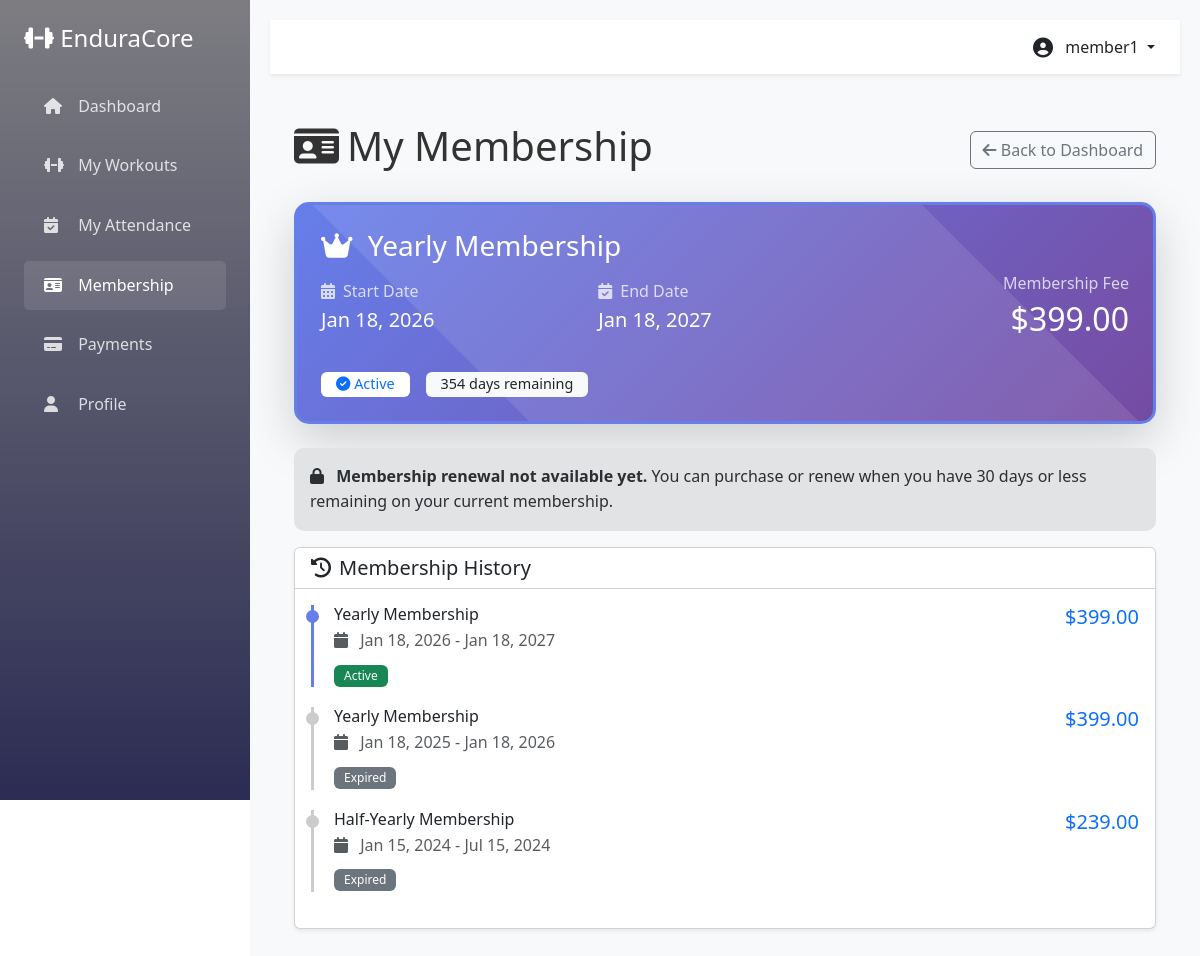
Screenshot of /member/membership.php (signed in) with the database file from the repository.
### tables this page shows
CREATE TABLE `membership` (
  `membership_id` int(11) NOT NULL,
  `member_id` int(11) DEFAULT NULL,
  `membership_type` enum('Monthly','Quarterly','Half-Yearly','Yearly') DEFAULT NULL,
  `start_date` date DEFAULT NULL,
  `end_date` date DEFAULT NULL,
  `fee` decimal(10,2) DEFAULT NULL,
  `status` enum('Active','Pending','Expired','Cancelled') NOT NULL
);

### member/membership.php (the view, shortened to what this page needs)
<?php
require_once '../config/db_config.php';
$account_id = $_SESSION['account_id'] ?? $_SESSION['user_id'] ?? $_SESSION['id'];
$member_query = $conn->prepare("
    SELECT member_id, member_name
    FROM MEMBER
    WHERE account_id = ?
");
$member_query->bind_param("i", $account_id);
$member_query->execute();
$member_data = $member_query->get_result()->fetch_assoc();
$member_id   = $member_data['member_id'];
$conn->query("
    UPDATE MEMBERSHIP
    SET status = 'Active'
    WHERE status = 'Pending'
    AND start_date <= CURDATE()
");
$conn->query("
    UPDATE MEMBERSHIP
    SET status = 'Expired'
    WHERE end_date < CURDATE() AND status = 'Active'
");
$active_q = $conn->prepare("
    SELECT * FROM MEMBERSHIP
    WHERE member_id = ? AND status = 'Active'
    ORDER BY end_date DESC
    LIMIT 1
");
$active_q->bind_param("i", $member_id);
$active_q->execute();
$active_membership = $active_q->get_result()->fetch_assoc();
$history = $conn->prepare("
    SELECT * FROM MEMBERSHIP
    WHERE member_id = ?
    ORDER BY start_date DESC
");
$history->bind_param("i", $member_id);
$history->execute();
$membership_history = $history->get_result();
$days_remaining    = 0;
$can_purchase      = false;
$pending_q = $conn->prepare("
    SELECT membership_id
    FROM MEMBERSHIP
    WHERE member_id = ? AND status = 'Pending'
    LIMIT 1
");
$pending_q->bind_param("i", $member_id);
$pending_q->execute();
$pending_q->store_result();
$has_pending = $pending_q->num_rows > 0;
if (!$active_membership) {
    $can_purchase = true;
} else {
    $today = new DateTime();
    $end   = new DateTime($active_membership['end_date']);
    $days_remaining = (int)$today->diff($end)->format('%r%a');
    if ($days_remaining <= 30 && !$has_pending) {
        $can_purchase = true;
        $is_expiring_soon = ($days_remaining <= 7);
    } else {
        $can_purchase = false;
    }
}
$plans = [
    'Monthly' => ['price' => 49.00, 'duration' => '1 Month', 'discount' => ''],
    'Quarterly' => ['price' => 129.00, 'duration' => '3 Months', 'discount' => 'Save 10%'],
    'Half-Yearly' => ['price' => 239.00, 'duration' => '6 Months', 'discount' => 'Save 15%'],
    'Yearly' => ['price' => 399.00, 'duration' => '12 Months', 'discount' => 'Save 20%']
];
?>
<!DOCTYPE html>
<html lang="en">
<head>
    <link href="https://cdn.jsdelivr.net/npm/bootstrap@5.3.0/dist/css/bootstrap.min.css" rel="stylesheet">
    <link rel="stylesheet" href="https://cdnjs.cloudflare.com/ajax/libs/font-awesome/6.4.0/css/all.min.css">
    <link rel="stylesheet" href="../css/style.css">
    <link rel="stylesheet" href="../css/member/membership.css">
</head>
<body>
<div class="d-flex">
    <?php include '../partials/sidebar.php'; ?>
    <div class="main-content flex-grow-1">
        <?php include '../partials/header.php'; ?>
        <div class="container-fluid p-4">
            <div class="d-flex justify-content-between align-items-center mb-4">
                <h1><i class="fas fa-id-card me-2"></i>My Membership</h1>
                <a href="dashboard.php" class="btn btn-outline-secondary">
                    <i class="fas fa-arrow-left"></i> Back to Dashboard
                </a>
            </div>
            <?php if ($active_membership): ?>
                <div class="card membership-card shadow-lg mb-4">
                    <div class="card-body p-4 position-relative">
                        <div class="row align-items-center">
                            <div class="col-md-8">
                                <h3 class="mb-3">
                                    <i class="fas fa-crown me-2"></i>
                                    <?= $active_membership['membership_type'] ?> Membership
                                </h3>
                                <div class="row">
                                    <div class="col-md-6 mb-3">
                                        <p class="mb-1 opacity-75"><i class="fas fa-calendar-alt me-2"></i>Start Date</p>
                                        <h5><?= date('M d, Y', strtotime($active_membership['start_date'])) ?></h5>
                                    </div>
                                    <div class="col-md-6 mb-3">
                                        <p class="mb-1 opacity-75"><i class="fas fa-calendar-check me-2"></i>End Date</p>
                                        <h5><?= date('M d, Y', strtotime($active_membership['end_date'])) ?></h5>
                                    </div>
                                </div>
                                <div class="d-flex align-items-center gap-3 mt-3">
                                    <span class="badge bg-white text-primary status-badge">
                                        <i class="fas fa-check-circle"></i> Active
                                    </span>
                                    <?php if ($days_remaining > 0): ?>
                                        <span class="badge bg-light text-dark status-badge">
                                            <?= $days_remaining ?> days remaining
                                        </span>
                                    <?php else: ?>
                                        <span class="badge bg-danger status-badge">
                                            Expired <?= abs($days_remaining) ?> days ago
                                        </span>
                                    <?php endif; ?>
                                </div>
                            </div>
                            <div class="col-md-4 text-end">
                                <div class="mb-3">
                                    <p class="mb-1 opacity-75">Membership Fee</p>
                                    <h2 class="mb-0">$<?= number_format($active_membership['fee'], 2) ?></h2>
                                </div>
                            </div>
                        </div>
                    </div>
                </div>
            <?php endif; ?>
            <?php if ($can_purchase): ?>
                <div class="card shadow-sm mb-4">
                    <div class="card-header bg-white">
                        <h5 class="mb-0"><i class="fas fa-star me-2"></i>Available Membership Plans</h5>
                        <?php if ($active_membership && $days_remaining > 0): ?>
                            <small class="text-muted">Your new membership will start from <?= date('M d, Y', strtotime($active_membership['end_date'] . ' +1 day')) ?></small>
                        <?php endif; ?>
                    </div>
                    <div class="card-body">
                        <div class="row g-4">
                            <?php foreach ($plans as $type => $details): ?>
                                <div class="col-md-3">
                                    <div class="plan-card p-4 h-100">
                                        <?php if ($details['discount']): ?>
                                            <span class="discount-badge"><?= $details['discount'] ?></span>
                                        <?php endif; ?>
                                        <div class="text-center">
                                            <h4 class="mb-3"><?= $type ?></h4>
                                            <div class="mb-3">
                                                <h2 class="text-primary mb-0">$<?= number_format($details['price'], 0) ?></h2>
                                                <small class="text-muted">per <?= strtolower($details['duration']) ?></small>
                                            </div>
                                            <p class="text-muted mb-3">
                                                <i class="fas fa-clock me-2"></i><?= $details['duration'] ?>
                                            </p>
                                            <button class="btn btn-primary w-100" type="button"
                                                    onclick="selectPlan('<?= $type ?>', <?= $details['price'] ?>, '<?= $active_membership ? $active_membership['membership_id'] : 0 ?>', '<?= $active_membership ? 1 : 0 ?>')">
                                                <i class="fas fa-shopping-cart me-2"></i>Select Plan
                                            </button>
                                        </div>
                                    </div>
                                </div>
                            <?php endforeach; ?>
                        </div>
                    </div>
                </div>
            <?php else: ?>
                <div class="alert alert-secondary">
                    <i class="fas fa-lock me-2"></i>
                    <strong>Membership renewal not available yet.</strong>
                    <?php if ($has_pending): ?>
                        You already have a pending membership that will activate after your current one expires.
                    <?php else: ?>
                        You can purchase or renew when you have 30 days or less remaining on your current membership.
                    <?php endif; ?>
                </div>
            <?php endif; ?>
            <div class="card shadow-sm">
                <div class="card-header bg-white">
                    <h5 class="mb-0"><i class="fas fa-history me-2"></i>Membership History</h5>
                </div>
                <div class="card-body">
                    <?php if ($membership_history->num_rows > 0): ?>
                        <?php while ($history_item = $membership_history->fetch_assoc()): ?>
                            <div class="timeline-item <?= strtolower($history_item['status']) ?>">
                                <div class="d-flex justify-content-between align-items-start">
                                    <div>
                                        <h6 class="mb-1"><?= $history_item['membership_type'] ?> Membership</h6>
                                        <p class="text-muted mb-2">
                                            <i class="fas fa-calendar me-2"></i>
                                            <?= date('M d, Y', strtotime($history_item['start_date'])) ?>
                                            -
                                            <?= date('M d, Y', strtotime($history_item['end_date'])) ?>
                                        </p>
                                        <span class="badge bg-<?= $history_item['status'] == 'Active' ? 'success' : ($history_item['status'] == 'Pending' ? 'warning' : 'secondary') ?>">
                                            <?= $history_item['status'] ?>
                                        </span>
                                    </div>
                                    <div class="text-end">
                                        <h5 class="text-primary mb-0">$<?= number_format($history_item['fee'], 2) ?></h5>
                                    </div>
                                </div>
                            </div>
                        <?php endwhile; ?>
                    <?php else: ?>
                        <p class="text-muted text-center">No membership history</p>
                    <?php endif; ?>
                </div>
            </div>
        </div>
    </div>
</div>
</body>
</html>

### css/style.css (style rules this page uses)
:root { --primary-color: #667eea; --secondary-color: #764ba2; --success-color: #28a745; --danger-color: #dc3545; --warning-color: #ffc107; --info-color: #1722b8; --dark-color: #0c0c1589; --light-color: #f8f9fa; }
* { margin: 0; padding: 0; box-sizing: border-box; }
body { font-family: 'Segoe UI', Tahoma, Geneva, Verdana, sans-serif; line-height: 1.6; color: #333; }
.card { transition: transform 0.3s ease, box-shadow 0.3s ease; }
.main-content { margin-left: 250px; padding: 20px; background: #f8f9fa; min-height: 100vh; }
.badge { padding: 5px 10px; font-weight: 500; }
.alert { border-radius: 10px; border: none; }

### css/member/membership.css (style rules this page uses)
.membership-card { border: 3px solid #667eea; border-radius: 15px; background: linear-gradient(135deg, #667eea 0%, #764ba2 100%); color: white; position: relative; overflow: hidden; }
.membership-card::before { content: ''; position: absolute; top: -50%; right: -50%; width: 200%; height: 200%; background: rgba(255,255,255,0.1); transform: rotate(45deg); }
.status-badge { font-size: 0.9rem; padding: 5px 15px; }
.timeline-item { border-left: 3px solid #667eea; padding-left: 20px; margin-bottom: 20px; position: relative; }
.timeline-item::before { content: ''; position: absolute; left: -8px; top: 5px; width: 13px; height: 13px; border-radius: 50%; background: #667eea; }
.timeline-item.expired { border-left-color: #ccc; }
.timeline-item.expired::before { background: #ccc; }

### rows the page displays
membership: membership_type "Yearly", start_date "Jan 18, 2026", end_date "Jan 18, 2027", end_date "354", fee "399.00", status "Active"
membership: membership_type "Yearly", start_date "Jan 18, 2025", end_date "Jan 18, 2026", status "Expired", fee "399.00"
membership: membership_type "Half-Yearly", start_date "Jan 15, 2024", end_date "Jul 15, 2024", status "Expired", fee "239.00"

### other values shown
$_SESSION['username'] "member1"
